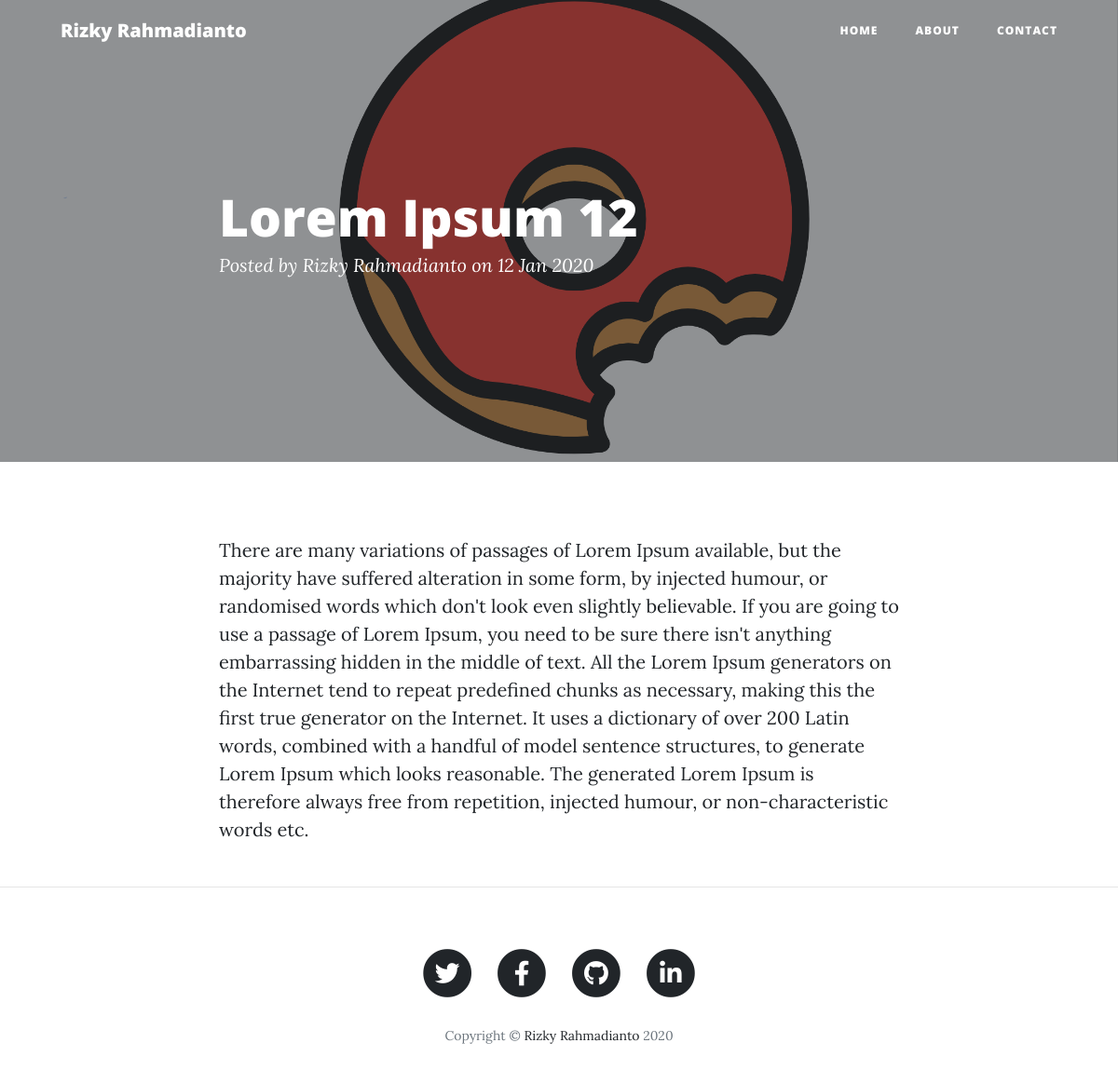
Page /home/read/single-access/lorem-ipsum-12 on the committed database.
### tables this page shows
CREATE TABLE `blog_profile` (
  `id` int(11) NOT NULL,
  `name` varchar(64) NOT NULL,
  `email` varchar(64) NOT NULL,
  `phone` varchar(64) NOT NULL,
  `about` text NOT NULL,
  `icon` varchar(256) NOT NULL,
  `visitor` int(11) NOT NULL
);

CREATE TABLE `blog` (
  `blog_id` int(11) NOT NULL,
  `user_id` varchar(64) NOT NULL,
  `category_id` int(11) NOT NULL,
  `title` varchar(128) NOT NULL,
  `slug` varchar(128) NOT NULL,
  `picture` varchar(256) NOT NULL,
  `short_content` text NOT NULL,
  `content` longtext NOT NULL,
  `created_at` datetime NOT NULL,
  `updated_at` datetime NOT NULL,
  `blog_views` int(11) NOT NULL,
  `pending` tinyint(4) NOT NULL,
  `public` tinyint(4) NOT NULL,
  `active` varchar(16) NOT NULL
);

CREATE TABLE `link_blog_profile` (
  `id` int(11) NOT NULL,
  `name` varchar(64) NOT NULL,
  `icon` varchar(64) NOT NULL
);

### application/helpers/templatingBackTemplate_helper.php (called while the page is built, shortened)
<?php if (!defined('BASEPATH')) exit('No direct script access allowed');
function renderFrontTemplate($page = null, $data = array())
{
  $ci = &get_instance();
  $data['profile'] = $ci->Profile_model->getProfileById(1);
  $data['link_profile'] = $ci->Profile_model->getLinkProfile();
  $ci->load->view('front-templates/header', $data);
  $ci->load->view('front-templates/navbar', $data);
  $ci->load->view($page, $data);
  $ci->load->view('front-templates/footer', $data);
}

### application/controllers/Home.php (called while the page is built, shortened)
<?php
class Home extends CI_Controller
{
  private function view_count($b_slug)
  {
    $slug = $this->Post_model->getPostBySlug($b_slug);
    $check_visitor = $this->input->cookie(urldecode($b_slug), false);
    $ip = $this->input->ip_address();
    if ($check_visitor == false) {
      $cookie = [
        'name' => urldecode($b_slug),
        'value' => "$ip",
        'expire' => time() + 7200,
        'secure' => false
      ];
      $this->input->set_cookie($cookie);
      $getPrevViews = $slug['blog_views'];
      $data = [
        'blog_views' => $getPrevViews + 1
      ];
      $this->Post_model->updateViewCounter(urldecode($b_slug), $data);
    }
  }
  public function read($c_slug = null, $b_slug = null)
  {
    $info['read'] = $this->Post_model->getReadPost($c_slug, $b_slug);
    $info['title'] = $info['read']['title'];
    renderFrontTemplate('posts/read-post', $info);
  }
}

### index.php (called while the page is built, shortened)
<?php
require_once BASEPATH.'core/CodeIgniter.php';

### application/models/Profile_model.php (called while the page is built, shortened)
<?php
class Profile_model extends CI_Model
{
  public function getProfileById($id)
  {
    return $this->db->get_where('blog_profile', ['id' => $id])->row_array();
  }
  public function getLinkProfile()
  {
    $this->db->select('*');
    $this->db->from('link_blog_profile');
    $this->db->join('blog_profile_detail', 'blog_profile_detail.link_blog_profile_id = link_blog_profile.id');
    $this->db->order_by('id', 'ASC');
    $query = $this->db->get();
    return $query->result_array();
  }
}

### application/models/Post_model.php (called while the page is built, shortened)
<?php
class Post_model extends CI_Model
{
  public function getReadPost($c_slug, $b_slug)
  {
    $this->db->select('*, blog.slug as b_slug, category.slug as c_slug');
    $this->db->from('blog');
    $this->db->join('category', 'category.category_id = blog.category_id');
    $this->db->where('category.slug', $c_slug);
    $this->db->where('blog.slug', $b_slug);
    $query = $this->db->get();
    return $query->row_array();
  }
  public function updateViewCounter($id, $data)
  {
    $this->db->where('slug', $id);
    $this->db->update('blog', $data);
  }
}

### application/views/posts/read-post.php (the view)
<header class="masthead" style="background-image: url('<?php echo base_url(); ?>back-assets/img/post_picture/<?= $read['picture'] ?>')">
  <div class="overlay"></div>
  <div class="container">
    <div class="row">
      <div class="col-lg-8 col-md-10 mx-auto">
        <div class="post-heading">
          <h1><?= $read['title']; ?></h1>
          <span class="meta">Posted by
            <a href="#"><?= $read['user_id']; ?></a>
            on <?= date('d M Y', strtotime($read['created_at'])); ?></span>
        </div>
      </div>
    </div>
  </div>
</header>
<article>
  <div class="container">
    <div class="row">
      <div class="col-lg-8 col-md-10 mx-auto">
        <?= $read['content']; ?>
      </div>
    </div>
  </div>
</article>

### application/views/front-templates/navbar.php (shortened to what this page needs)
<nav class="navbar navbar-expand-lg navbar-light fixed-top" id="mainNav">
  <div class="container">
    <a class="navbar-brand" href="<?php echo base_url(); ?>"><?php echo $profile['name']; ?></a>
    <div class="collapse navbar-collapse" id="navbarResponsive">
      <ul class="navbar-nav ml-auto">
        <li class="nav-item">
          <a class="nav-link" href="<?php echo base_url(); ?>">Home</a>
        </li>
        <li class="nav-item">
          <a class="nav-link" href="<?php echo base_url(); ?>about">About</a>
        </li>
        <li class="nav-item">
          <a class="nav-link" href="<?php echo base_url(); ?>contact">Contact</a>
        </li>
      </ul>
    </div>
  </div>
</nav>

### application/views/front-templates/footer.php (shortened to what this page needs)
<hr>
<footer>
  <div class="container">
    <div class="row">
      <div class="col-lg-8 col-md-10 mx-auto">
        <ul class="list-inline text-center">
          <?php
          if ($link_profile) :
            foreach ($link_profile as $val) :
          ?>
              <li class="list-inline-item">
                <a href="<?php echo $val['url'] ?>" target="_blank">
                  <span class="fa-stack fa-lg">
                    <i class="fas fa-circle fa-stack-2x"></i>
                    <i class="<?php echo $val['icon'] ?> fa-stack-1x fa-inverse"></i>
                  </span>
                </a>
              </li>
            <?php endforeach; ?>
          <?php endif; ?>
        </ul>
        <p class="copyright text-muted">Copyright &copy; <a href="https://goo.gl/otqUXt" target="_blank" style="text-decoration: none;">Rizky Rahmadianto</a> <?php echo date('Y') ?> </p>
      </div>
    </div>
  </div>
</footer>
</body>
</html>

### rows in the picture
blog_profile: name "Rizky Rahmadianto"
blog: picture (picture), title "Lorem Ipsum 12", user "Rizky Rahmadianto", created_at "12 Jan 2020", content "There are many variations of passages of Lorem Ipsum available, but the majority have suffered alteration in some form, by injected humour, or randomised words which don't look even slightly believable. If you are going to use a passage of Lorem Ipsum, you need to be sure there isn't anything embarrassing hidden in the middle of text. All the Lorem Ipsum generators on the Internet tend to repeat predefined chunks as necessary, making this the first true generator on the Internet. It uses a dictionary of over 200 Latin words, combined with a handful of model sentence structures, to generate Lorem Ipsum which looks reasonable. The generated Lorem Ipsum is therefore always free from…"
